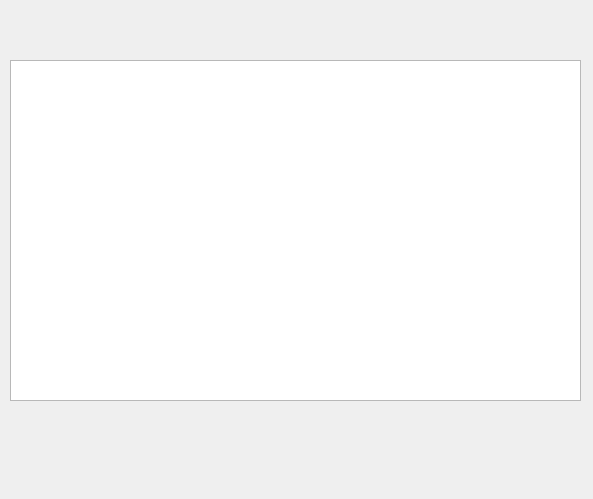
<?xml version="1.0" encoding="UTF-8"?>
<ui version="4.0">
 <class>widget</class>
 <widget class="QWidget" name="widget">
  <property name="geometry">
   <rect>
    <x>0</x>
    <y>0</y>
    <width>593</width>
    <height>499</height>
   </rect>
  </property>
  <property name="windowTitle">
   <string>widget</string>
  </property>
  <widget class="QTextEdit" name="textEdit">
   <property name="geometry">
    <rect>
     <x>10</x>
     <y>60</y>
     <width>571</width>
     <height>341</height>
    </rect>
   </property>
   <property name="font">
    <font>
     <pointsize>14</pointsize>
    </font>
   </property>
  </widget>
 </widget>
 <layoutdefault spacing="6" margin="11"/>
 <resources/>
 <connections/>
</ui>
